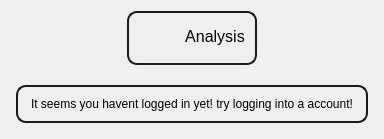
            <widget class="QWidget" name="Analysis_Page">
             <layout class="QVBoxLayout" name="verticalLayout_6">
              <item alignment="Qt::AlignHCenter">
               <widget class="QFrame" name="frame_23">
                <property name="styleSheet">
                 <string notr="true">QFrame{
    border-radius: 10px;
    border: 2px solid  hsl(0, 0%, 10%);;
    padding: 5px;
}
QLabel{
border:0px;
}</string>
                </property>
                <property name="frameShape">
                 <enum>QFrame::StyledPanel</enum>
                </property>
                <property name="frameShadow">
                 <enum>QFrame::Raised</enum>
                </property>
                <layout class="QHBoxLayout" name="horizontalLayout_13">
                 <property name="leftMargin">
                  <number>0</number>
                 </property>
                 <property name="topMargin">
                  <number>0</number>
                 </property>
                 <property name="rightMargin">
                  <number>0</number>
                 </property>
                 <property name="bottomMargin">
                  <number>0</number>
                 </property>
                 <item>
                  <widget class="QLabel" name="label_16">
                   <property name="minimumSize">
                    <size>
                     <width>40</width>
                     <height>40</height>
                    </size>
                   </property>
                   <property name="maximumSize">
                    <size>
                     <width>40</width>
                     <height>40</height>
                    </size>
                   </property>
                   <property name="text">
                    <string/>
                   </property>
                   <property name="pixmap">
                    <pixmap resource="../Qss/icons/_icons.qrc">:/icons/000000/feather/book.png</pixmap>
                   </property>
                   <property name="scaledContents">
                    <bool>true</bool>
                   </property>
                  </widget>
                 </item>
                 <item alignment="Qt::AlignHCenter">
                  <widget class="QLabel" name="label_11">
                   <property name="font">
                    <font>
                     <pointsize>12</pointsize>
                    </font>
                   </property>
                   <property name="layoutDirection">
                    <enum>Qt::LeftToRight</enum>
                   </property>
                   <property name="styleSheet">
                    <string notr="true"/>
                   </property>
                   <property name="text">
                    <string>Analysis</string>
                   </property>
                   <property name="alignment">
                    <set>Qt::AlignHCenter|Qt::AlignTop</set>
                   </property>
                  </widget>
                 </item>
                </layout>
               </widget>
              </item>
              <item>
               <widget class="QFrame" name="frame_22">
                <property name="sizePolicy">
                 <sizepolicy hsizetype="Preferred" vsizetype="Expanding">
                  <horstretch>0</horstretch>
                  <verstretch>0</verstretch>
                 </sizepolicy>
                </property>
                <property name="styleSheet">
                 <string notr="true">QFrame{
    border-radius: 10px;
    border: 2px solid  hsl(0, 0%, 10%);;
    padding: 5px;
}
QLabel{
border:0px;
}
#frame_22,#Analysis_Graph_frame{
border:0px;}</string>
                </property>
                <property name="frameShape">
                 <enum>QFrame::StyledPanel</enum>
                </property>
                <property name="frameShadow">
                 <enum>QFrame::Raised</enum>
                </property>
                <layout class="QVBoxLayout" name="verticalLayout_24">
                 <property name="spacing">
                  <number>9</number>
                 </property>
                 <property name="leftMargin">
                  <number>0</number>
                 </property>
                 <property name="topMargin">
                  <number>0</number>
                 </property>
                 <property name="rightMargin">
                  <number>0</number>
                 </property>
                 <property name="bottomMargin">
                  <number>0</number>
                 </property>
                 <item>
                  <widget class="QFrame" name="Analysis_Graph_frame">
                   <property name="sizePolicy">
                    <sizepolicy hsizetype="Preferred" vsizetype="Expanding">
                     <horstretch>0</horstretch>
                     <verstretch>0</verstretch>
                    </sizepolicy>
                   </property>
                   <property name="frameShape">
                    <enum>QFrame::StyledPanel</enum>
                   </property>
                   <property name="frameShadow">
                    <enum>QFrame::Raised</enum>
                   </property>
                  </widget>
                 </item>
                 <item alignment="Qt::AlignHCenter|Qt::AlignBottom">
                  <widget class="QFrame" name="frame_4">
                   <property name="frameShape">
                    <enum>QFrame::StyledPanel</enum>
                   </property>
                   <property name="frameShadow">
                    <enum>QFrame::Raised</enum>
                   </property>
                   <layout class="QVBoxLayout" name="verticalLayout_25">
                    <property name="spacing">
                     <number>0</number>
                    </property>
                    <property name="leftMargin">
                     <number>0</number>
                    </property>
                    <property name="topMargin">
                     <number>0</number>
                    </property>
                    <property name="rightMargin">
                     <number>0</number>
                    </property>
                    <property name="bottomMargin">
                     <number>0</number>
                    </property>
                    <item alignment="Qt::AlignHCenter|Qt::AlignVCenter">
                     <widget class="QLabel" name="Analysis_info">
                      <property name="text">
                       <string>It seems you havent logged in yet! try logging into a account!</string>
                      </property>
                     </widget>
                    </item>
                   </layout>
                  </widget>
                 </item>
                </layout>
               </widget>
              </item>
             </layout>
            </widget>
